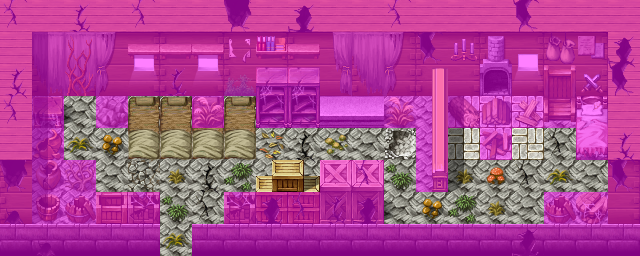

This game map was drawn from its Tiled (.tmx) file and the tilesets committed beside it. A one-line description and the trimmed map source follow:
An orthogonal 20x8 tile map with 32x32 px tiles, 4 tile layers (Ground, Objects, Above, Walkable), 40 tilesets and 4 objects (3x spawn, mapchange).

<map version="1.0" orientation="orthogonal" width="20" height="8" tilewidth="32" tileheight="32">
 <tileset firstgid="1" name="map_bed_1" tilewidth="32" tileheight="32">
  <image source="../drawable/map_bed_1.png" width="512" height="256" />
 </tileset>
 <tileset firstgid="129" name="map_border_1" tilewidth="32" tileheight="32">
  <image source="../drawable/map_border_1.png" width="512" height="256" />
 </tileset>
 <tileset firstgid="257" name="map_bridge_1" tilewidth="32" tileheight="32">
  <image source="../drawable/map_bridge_1.png" width="512" height="256" />
 </tileset>
 <tileset firstgid="385" name="map_broken_1" tilewidth="32" tileheight="32">
  <image source="../drawable/map_broken_1.png" width="512" height="256" />
 </tileset>
 <tileset firstgid="513" name="map_cavewall_1" tilewidth="32" tileheight="32">
  <image source="../drawable/map_cavewall_1.png" width="576" height="192" />
 </tileset>
 <tileset firstgid="621" name="map_cavewall_2" tilewidth="32" tileheight="32">
  <image source="../drawable/map_cavewall_2.png" width="576" height="192" />
 </tileset>
 <tileset firstgid="729" name="map_cavewall_3" tilewidth="32" tileheight="32">
  <image source="../drawable/map_cavewall_3.png" width="576" height="192" />
 </tileset>
 <tileset firstgid="837" name="map_chair_table_1" tilewidth="32" tileheight="32">
  <image source="../drawable/map_chair_table_1.png" width="512" height="256" />
 </tileset>
 <tileset firstgid="965" name="map_crate_1" tilewidth="32" tileheight="32">
  <image source="../drawable/map_crate_1.png" width="512" height="256" />
 </tileset>
 <tileset firstgid="1093" name="map_cupboard_1" tilewidth="32" tileheight="32">
  <image source="../drawable/map_cupboard_1.png" width="512" height="256" />
 </tileset>
 <tileset firstgid="1221" name="map_curtain_1" tilewidth="32" tileheight="32">
  <image source="../drawable/map_curtain_1.png" width="512" height="256" />
 </tileset>
 <tileset firstgid="1349" name="map_entrance_1" tilewidth="32" tileheight="32">
  <image source="../drawable/map_entrance_1.png" width="512" height="256" />
 </tileset>
 <tileset firstgid="1477" name="map_fence_1" tilewidth="32" tileheight="32">
  <image source="../drawable/map_fence_1.png" width="512" height="256" />
 </tileset>
 <tileset firstgid="1605" name="map_fence_2" tilewidth="32" tileheight="32">
  <image source="../drawable/map_fence_2.png" width="512" height="256" />
 </tileset>
 <tileset firstgid="1733" name="map_ground_1" tilewidth="32" tileheight="32">
  <image source="../drawable/map_ground_1.png" width="512" height="256" />
 </tileset>
 <tileset firstgid="1861" name="map_ground_2" tilewidth="32" tileheight="32">
  <image source="../drawable/map_ground_2.png" width="512" height="256" />
 </tileset>
 <tileset firstgid="1989" name="map_ground_3" tilewidth="32" tileheight="32">
  <image source="../drawable/map_ground_3.png" width="512" height="256" />
 </tileset>
 <tileset firstgid="2117" name="map_ground_4" tilewidth="32" tileheight="32">
  <image source="../drawable/map_ground_4.png" width="512" height="256" />
 </tileset>
 <tileset firstgid="2245" name="map_ground_5" tilewidth="32" tileheight="32">
  <image source="../drawable/map_ground_5.png" width="512" height="256" />
 </tileset>
 <tileset firstgid="2373" name="map_ground_6" tilewidth="32" tileheight="32">
  <image source="../drawable/map_ground_6.png" width="512" height="256" />
 </tileset>
 <tileset firstgid="2501" name="map_ground_7" tilewidth="32" tileheight="32">
  <image source="../drawable/map_ground_7.png" width="512" height="256" />
 </tileset>
 <tileset firstgid="2629" name="map_ground_8" tilewidth="32" tileheight="32">
  <image source="../drawable/map_ground_8.png" width="512" height="256" />
 </tileset>
 <tileset firstgid="2757" name="map_indoor_1" tilewidth="32" tileheight="32">
  <image source="../drawable/map_indoor_1.png" width="512" height="256" />
 </tileset>
 <tileset firstgid="2885" name="map_kitchen_1" tilewidth="32" tileheight="32">
  <image source="../drawable/map_kitchen_1.png" width="512" height="256" />
 </tileset>
 <tileset firstgid="3013" name="map_outdoor_1" tilewidth="32" tileheight="32">
  <image source="../drawable/map_outdoor_1.png" width="512" height="256" />
 </tileset>
 <tileset firstgid="3141" name="map_pillar_1" tilewidth="32" tileheight="32">
  <image source="../drawable/map_pillar_1.png" width="512" height="256" />
 </tileset>
 <tileset firstgid="3269" name="map_plant_1" tilewidth="32" tileheight="32">
  <image source="../drawable/map_plant_1.png" width="512" height="256" />
 </tileset>
 <tileset firstgid="3397" name="map_rock_1" tilewidth="32" tileheight="32">
  <image source="../drawable/map_rock_1.png" width="512" height="256" />
 </tileset>
 <tileset firstgid="3525" name="map_roof_1" tilewidth="32" tileheight="32">
  <image source="../drawable/map_roof_1.png" width="512" height="256" />
 </tileset>
 <tileset firstgid="3653" name="map_roof_2" tilewidth="32" tileheight="32">
  <image source="../drawable/map_roof_2.png" width="512" height="256" />
 </tileset>
 <tileset firstgid="3781" name="map_shop_1" tilewidth="32" tileheight="32">
  <image source="../drawable/map_shop_1.png" width="512" height="256" />
 </tileset>
 <tileset firstgid="3909" name="map_sign_ladder_1" tilewidth="32" tileheight="32">
  <image source="../drawable/map_sign_ladder_1.png" width="512" height="256" />
 </tileset>
 <tileset firstgid="4037" name="map_table_1" tilewidth="32" tileheight="32">
  <image source="../drawable/map_table_1.png" width="512" height="256" />
 </tileset>
 <tileset firstgid="4165" name="map_trail_1" tilewidth="32" tileheight="32">
  <image source="../drawable/map_trail_1.png" width="512" height="256" />
 </tileset>
 <tileset firstgid="4293" name="map_tree_1" tilewidth="32" tileheight="32">
  <image source="../drawable/map_tree_1.png" width="512" height="256" />
 </tileset>
 <tileset firstgid="4421" name="map_wall_1" tilewidth="32" tileheight="32">
  <image source="../drawable/map_wall_1.png" width="512" height="256" />
 </tileset>
 <tileset firstgid="4549" name="map_wall_2" tilewidth="32" tileheight="32">
  <image source="../drawable/map_wall_2.png" width="480" height="256" />
 </tileset>
 <tileset firstgid="4669" name="map_wall_3" tilewidth="32" tileheight="32">
  <image source="../drawable/map_wall_3.png" width="480" height="256" />
 </tileset>
 <tileset firstgid="4789" name="map_window_1" tilewidth="32" tileheight="32">
  <image source="../drawable/map_window_1.png" width="512" height="256" />
 </tileset>
 <tileset firstgid="4917" name="map_window_2" tilewidth="32" tileheight="32">
  <image source="../drawable/map_window_2.png" width="512" height="256" />
 </tileset>
 <layer name="Ground" width="20" height="8">
  <data>[160 cells, 160 non-empty, 8 distinct tile ids]</data>
 </layer>
 <layer name="Objects" width="20" height="8">
  <data>[160 cells, 117 non-empty, 67 distinct tile ids]</data>
 </layer>
 <layer name="Above" width="20" height="8">
  <data>[160 cells, 23 non-empty, 13 distinct tile ids]</data>
 </layer>
 <layer name="Walkable" width="20" height="8">
  <data>[160 cells, 121 non-empty, 1 distinct tile ids]</data>
 </layer>
 <objectgroup name="Mapevents" width="20" height="8">
  <object name="south" type="mapchange" x="160" y="224" width="32" height="32">
   <properties>
    <property name="map" value="waytolostmine1" />
    <property name="place" value="minerhouse2" />
   </properties>
  </object>
 </objectgroup>
 <objectgroup name="Spawn" width="20" height="8">
  <object name="charwdg2" type="spawn" x="64" y="96" width="320" height="96">
   <properties>
    <property name="quantity" value="3" />
   </properties>
  </object>
  <object name="charwdg2" type="spawn" x="384" y="160" width="32" height="32" />
  <object name="charwdg1" type="spawn" x="448" y="128" width="160" height="96">
   <properties>
    <property name="quantity" value="2" />
   </properties>
  </object>
 </objectgroup>
 <objectgroup name="Keys" width="20" height="8" />
</map>
